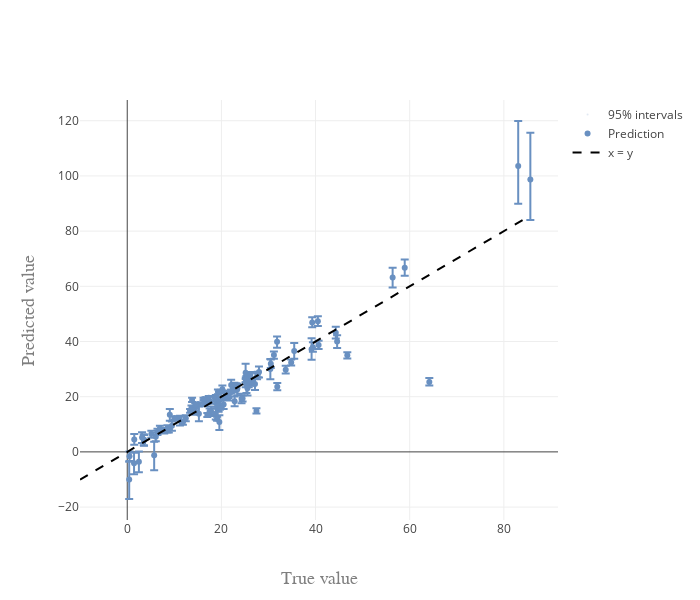

Notebook cell for this chart:
### Code cell
fig = pred_vs_error_perc(mean, lower, upper, y_test, 95)
pltlyoff.iplot(fig, filename='')
